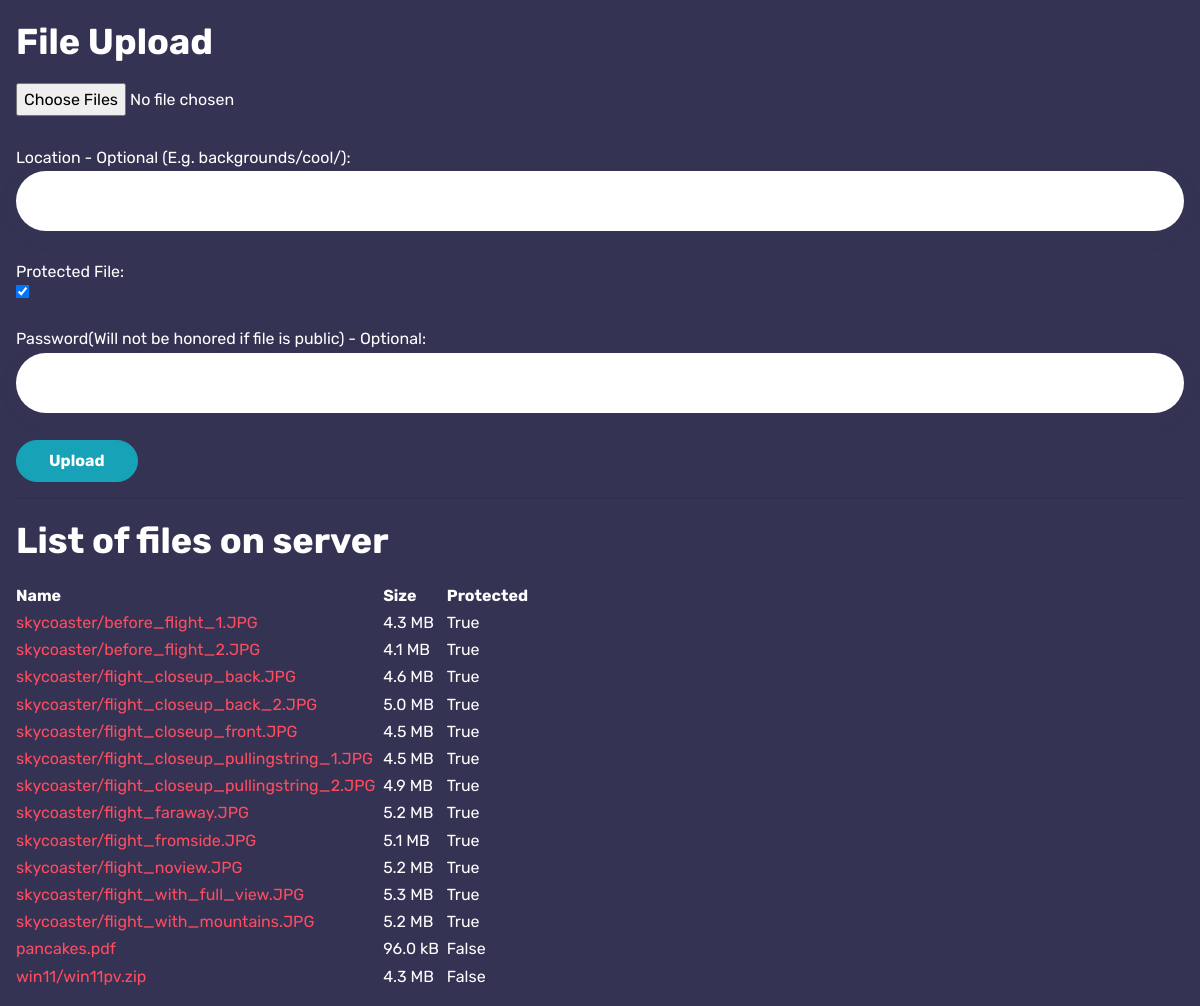
Before: /files (signed in) with the older database file.
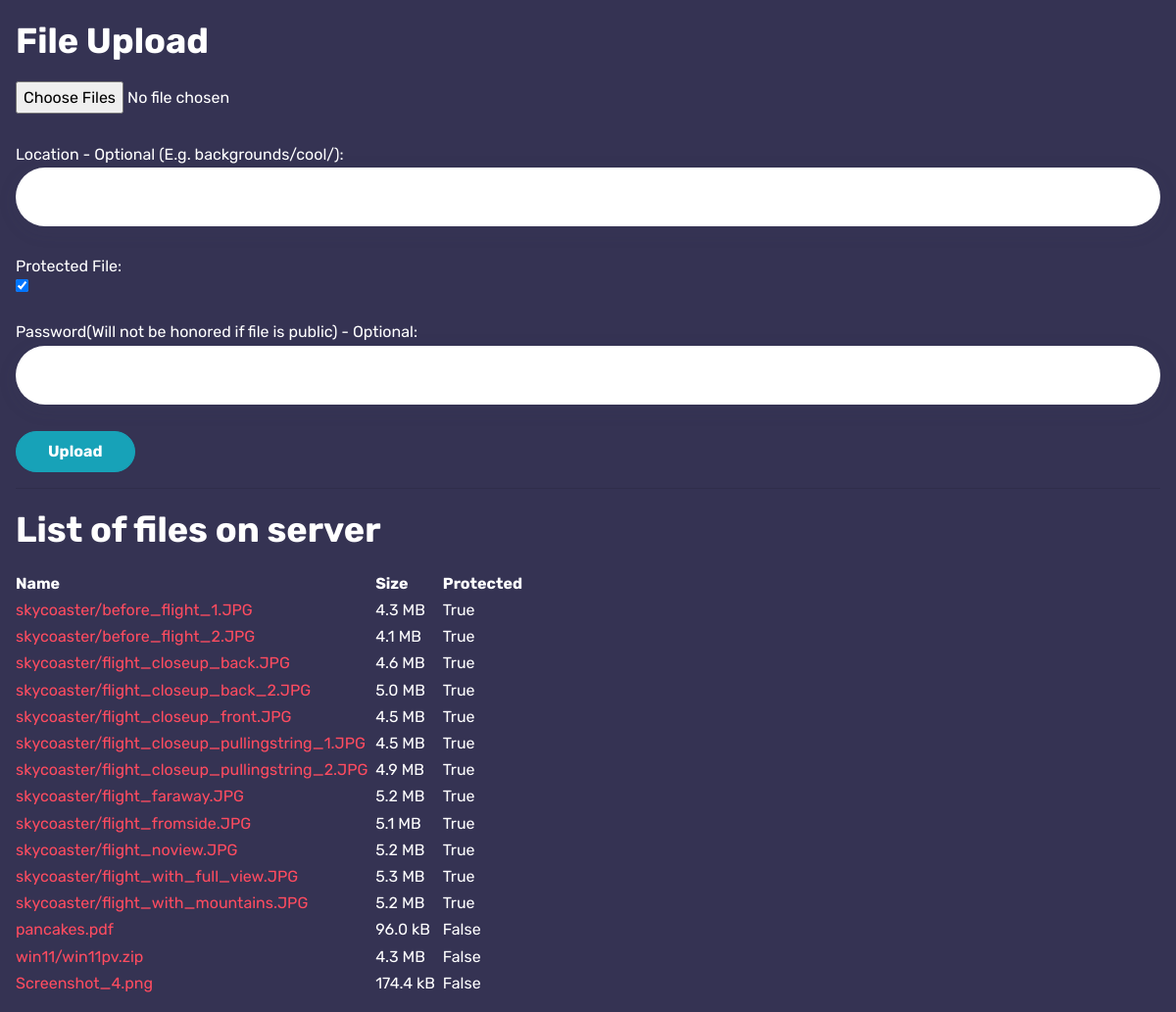
After: the same page with the newer database file.
### app.py (models this page shows, shortened)
class File(db.Model):
    id = db.Column(db.Integer, primary_key=True)
    name = db.Column(db.Text, nullable=False)
    path = db.Column(db.Text, nullable=False)
    fullpath = db.Column(db.Text, nullable=False)
    size = db.Column(db.Text, nullable=False)
    protected = db.Column(db.Boolean, nullable=False)
    password = db.Column(db.Text, nullable=True)

### app.py (the view)
@app.route('/files')
@login_required
def files():
    if current_user.username != 'Eshan':
        abort(403)
    if current_user.is_authenticated:
        files = File.query.all()
    else:
        files = None
    return render_template('files.html', files=files, humanize=humanize)

### app.py (called while the page is built)
@login_manager.user_loader
def load_user(user_id):
    return User.query.get(int(user_id))

### templates/files.html (shortened to what this page needs)
{% extends "main.html" %}
{% block content %}
<div class="m-3">
    <h1>File Upload</h1>
    <form action="{{ url_for('upload_files') }}" method="post" enctype="multipart/form-data">
        <input type="file" name="file" required multiple /><br><br>
        Location - Optional (E.g. backgrounds/cool/):
        <input class="form-control" type="text" id="location" name="location"><br>
        Protected File:&nbsp;
        <input class="form-check" type="checkbox" id="protected" name="protected" checked><br>
        Password(Will not be honored if file is public) - Optional:
        <input class="form-control" type="password" id="password" name="password"><br>
        <input class="btn btn-info btn-outline" type="submit" value="Upload">
    </form>
    <hr>
    {% if files %}
    <h1>List of files on server</h1>
    <table>
        <thead>
            <th>Name</th>
            <th>Size</th>
            <th>Protected</th>
        </thead>
        <tbody>
            {% for file in files %}
            <tr>
                <td><a href="{{ url_for('viewfile', filename=file.path) }}">{{ file.path }}</a>&nbsp;&nbsp;</td>
                <td>{{ humanize.naturalsize(file.size) }}&nbsp;&nbsp;</td>
                <td>{{ file.protected }}&nbsp;&nbsp;</td>
            </tr>
            {% endfor %}
        </tbody>
    </table>
    {% endif %}
</div>
{% endblock %}

Changed rows visible on the page:
added File: path "Screenshot_4.png", naturalsize "174.4 kB", protected "False"
